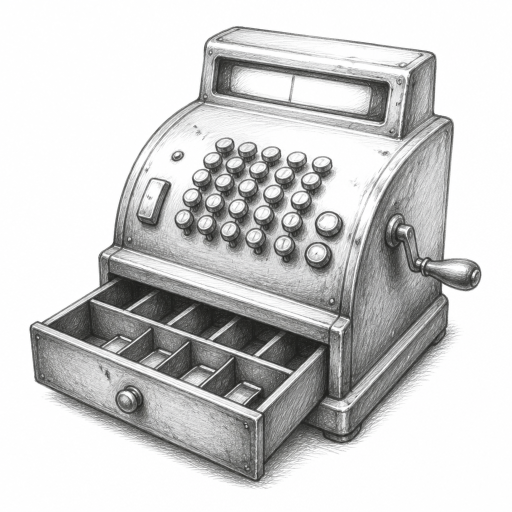
#> input picture tools/biz/source/ac-cash.png, 1024 x 1024 px (shown at 1/2 size); its folder holds only this picture in this run
$ python build-biz.py
#> lines starting #> are read from the running program, lines starting #| are printed output that depends on the picture
"""The businesses' pencil sketches (tools/biz/source/<biz id>.png, white background; content/business.ts)
→ public/assets/biz/<biz id>.webp: the white made transparent (the paper of the card shows through), cropped, 256 px."""
import os, glob
import numpy as np
from PIL import Image

HERE = os.path.dirname(os.path.abspath(__file__))
OUT = os.path.abspath(os.path.join(HERE, "..", "..", "public", "assets", "biz"))
os.makedirs(OUT, exist_ok=True)
for f in sorted(glob.glob(os.path.join(HERE, "source", "*.png"))):
    a = np.asarray(Image.open(f).convert("RGB")).astype(np.float32)
    dark = 255 - a.min(axis=2)
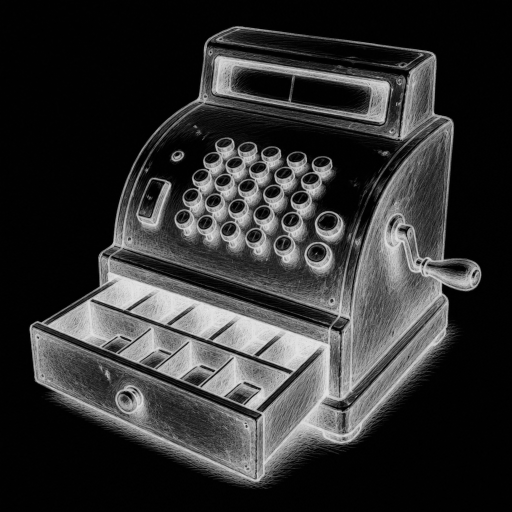
#> dark: shape (1024, 1024) float32 (shown at 1/2 size); min 0, max 231, mean 49.4
    alpha = np.clip((dark - 10) * 1.7, 0, 255)
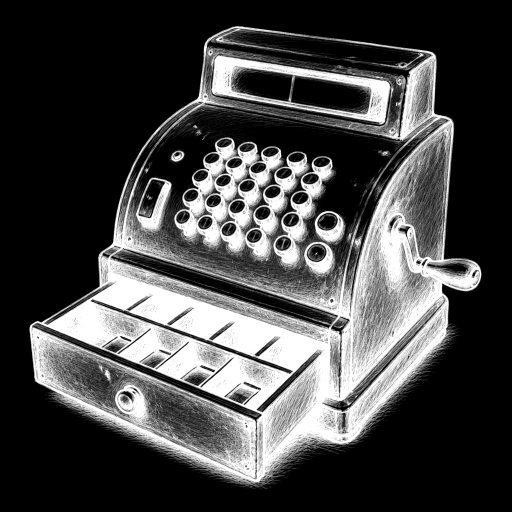
#> alpha: shape (1024, 1024) float32 (shown at 1/2 size); min 0, max 255, mean 70.2
    # the colour of the stroke: un-mix it from white so it keeps its tone when the white goes
    k = np.maximum(alpha / 255, 1e-3)[..., None]
    rgb = np.clip(255 - (255 - a) / k, 0, 255)
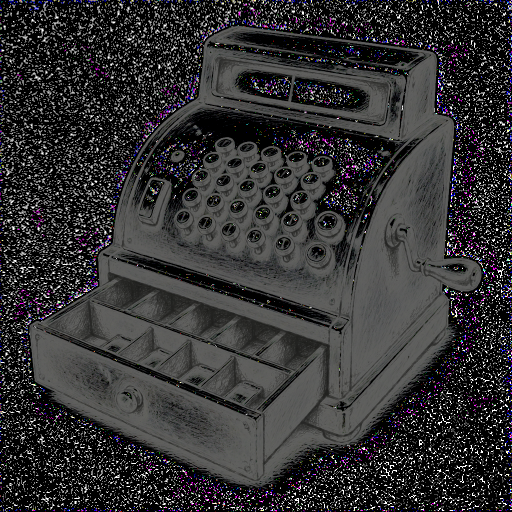
#> rgb: shape (1024, 1024, 3) float32 (shown at 1/2 size); mean R, G, B 51.2, 50.4, 51.7
    im = Image.fromarray(np.dstack([rgb, alpha]).astype(np.uint8), "RGBA")
    x0, y0, x1, y1 = Image.fromarray((alpha > 24).astype(np.uint8) * 255).getbbox()
#> x0 = 59; y0 = 52; x1 = 963; y1 = 978
    s = max(x1 - x0, y1 - y0) + 24
#> s = 950
    cx, cy = (x0 + x1) // 2, (y0 + y1) // 2
#> cx = 511; cy = 515
    sq = Image.new("RGBA", (s, s), (0, 0, 0, 0))
#> sq: PIL image 950x950 RGBA; every value is 0
    sq.paste(im.crop((cx - s // 2, cy - s // 2, cx - s // 2 + s, cy - s // 2 + s)), (0, 0))
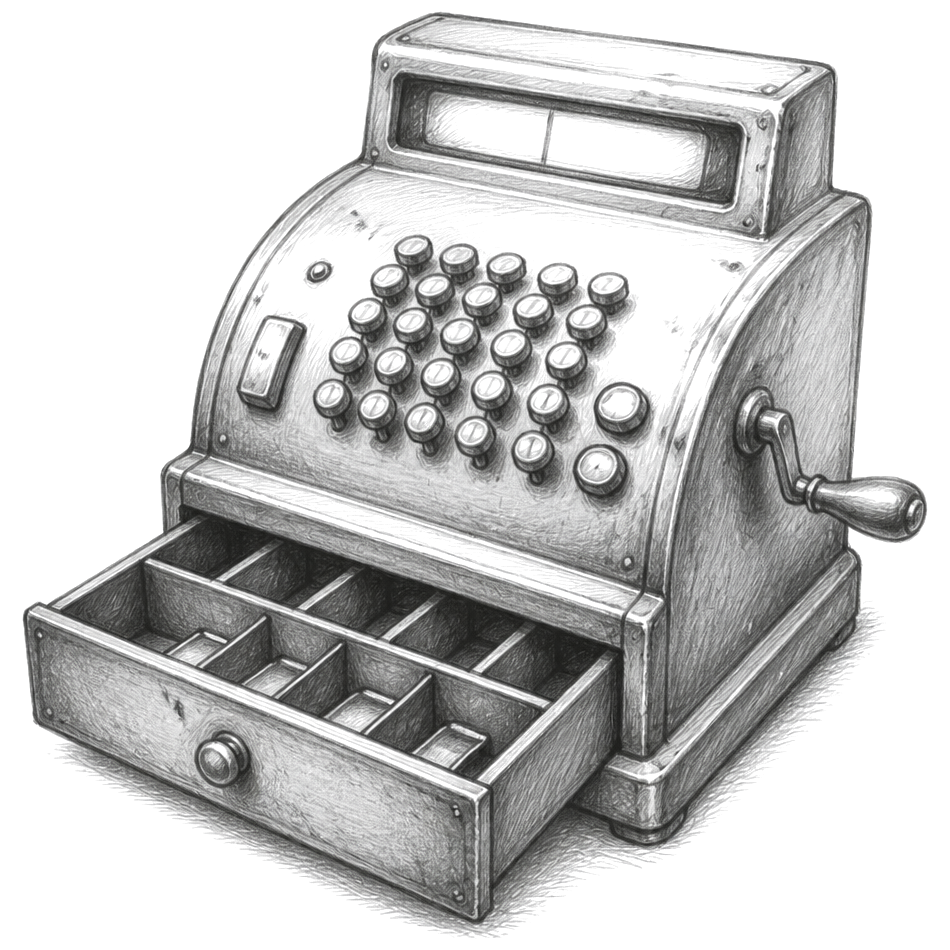
#> sq: PIL image 950x950 RGBA; mean R, G, B, A 53.6, 52.9, 53.7, 81.4; transparent parts drawn white
    sq.resize((256, 256), Image.LANCZOS).save(os.path.join(OUT, os.path.basename(f)[:-4] + ".webp"), quality=86, method=6)
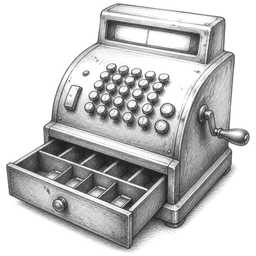
#> saved as ac-cash.webp: PIL image 256x256 RGBA; mean R, G, B, A 41.9, 42, 41.6, 81.4; transparent parts drawn white
print(len(glob.glob(os.path.join(OUT, "*.webp"))), "sketches")

$ run again, on tools/biz/source/bd-kickback.png
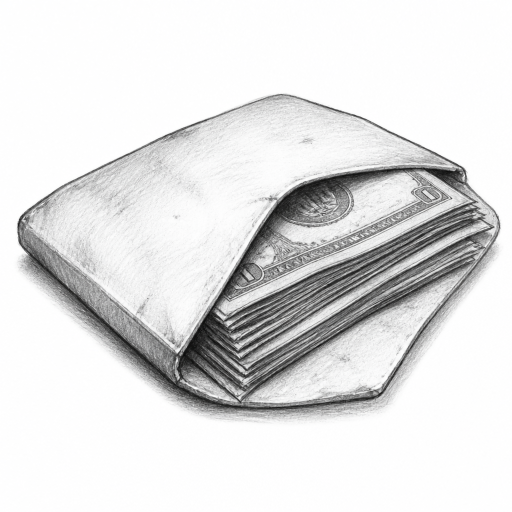
#> input picture tools/biz/source/bd-kickback.png, 1024 x 1024 px (shown at 1/2 size)
#> `rgb = np.clip(255 - (255 - a) / k, 0, 255)`:
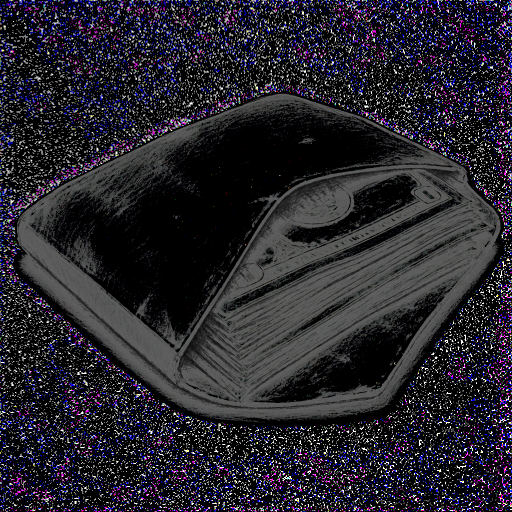
#> rgb: shape (1024, 1024, 3) float32 (shown at 1/2 size); mean R, G, B 38.1, 36.1, 43.7
#> x0 = 34; y0 = 187; x1 = 1002; y1 = 845
#> s = 992
#> cx = 518; cy = 516
#> `sq.resize((256, 256), Image.LANCZOS).save(os.path.join(OUT, os.path.ba..`:
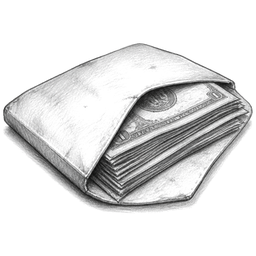
#> saved as bd-kickback.webp: PIL image 256x256 RGBA; mean R, G, B, A 22.2, 22.2, 22.4, 43.2; transparent parts drawn white

$ run again, on tools/biz/source/bs-gpu.png
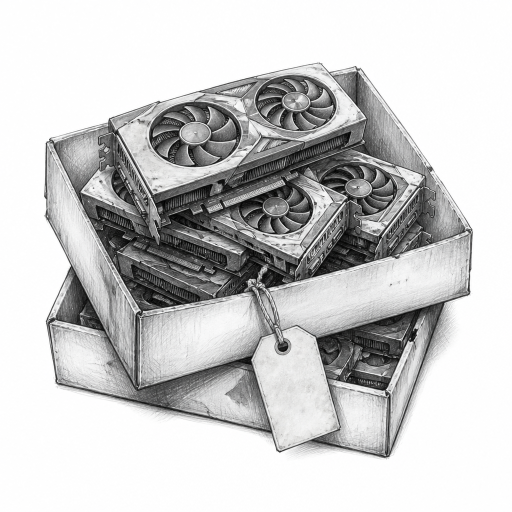
#> input picture tools/biz/source/bs-gpu.png, 1024 x 1024 px (shown at 1/2 size)
#> `rgb = np.clip(255 - (255 - a) / k, 0, 255)`:
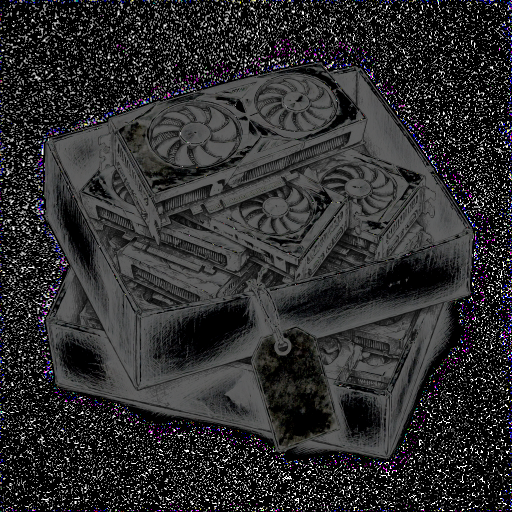
#> rgb: shape (1024, 1024, 3) float32 (shown at 1/2 size); mean R, G, B 45.8, 45.5, 46.7
#> x0 = 88; y0 = 125; x1 = 946; y1 = 920
#> s = 882
#> cx = 517; cy = 522
#> `sq.resize((256, 256), Image.LANCZOS).save(os.path.join(OUT, os.path.ba..`:
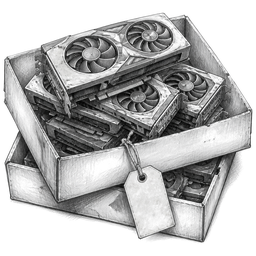
#> saved as bs-gpu.webp: PIL image 256x256 RGBA; mean R, G, B, A 41.8, 42, 42.1, 97.2; transparent parts drawn white
